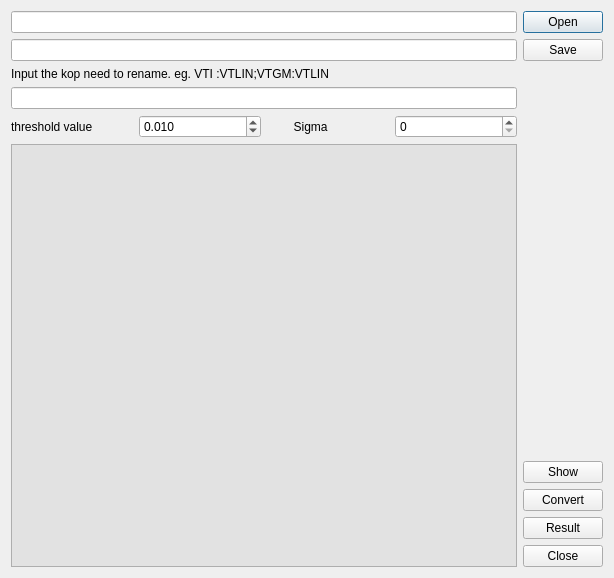
<?xml version="1.0" encoding="UTF-8"?>
<ui version="4.0">
 <class>converter</class>
 <widget class="QDialog" name="converter">
  <property name="geometry">
   <rect>
    <x>0</x>
    <y>0</y>
    <width>614</width>
    <height>578</height>
   </rect>
  </property>
  <property name="cursor">
   <cursorShape>ArrowCursor</cursorShape>
  </property>
  <property name="windowTitle">
   <string>Statistical-Converter</string>
  </property>
  <property name="windowIcon">
   <iconset>
    <normaloff>../../2.ico</normaloff>../../2.ico</iconset>
  </property>
  <layout class="QGridLayout" name="gridLayout">
   <item row="0" column="0" rowspan="7">
    <layout class="QVBoxLayout" name="verticalLayout">
     <item>
      <widget class="QLineEdit" name="Input"/>
     </item>
     <item>
      <widget class="QLineEdit" name="Output"/>
     </item>
     <item>
      <widget class="QLabel" name="Change">
       <property name="text">
        <string>Input the kop need to rename. eg. VTI :VTLIN;VTGM:VTLIN</string>
       </property>
       <property name="buddy">
        <cstring>Rename</cstring>
       </property>
      </widget>
     </item>
     <item>
      <widget class="QLineEdit" name="Rename"/>
     </item>
     <item>
      <layout class="QHBoxLayout" name="horizontalLayout">
       <item>
        <widget class="QLabel" name="label_2">
         <property name="text">
          <string>threshold value</string>
         </property>
         <property name="buddy">
          <cstring>ratio</cstring>
         </property>
        </widget>
       </item>
       <item>
        <widget class="QDoubleSpinBox" name="ratio">
         <property name="keyboardTracking">
          <bool>true</bool>
         </property>
         <property name="decimals">
          <number>3</number>
         </property>
         <property name="minimum">
          <double>0.001000000000000</double>
         </property>
         <property name="maximum">
          <double>0.500000000000000</double>
         </property>
         <property name="singleStep">
          <double>0.010000000000000</double>
         </property>
         <property name="value">
          <double>0.010000000000000</double>
         </property>
        </widget>
       </item>
       <item>
        <widget class="QLabel" name="label">
         <property name="text">
          <string>        Sigma</string>
         </property>
         <property name="buddy">
          <cstring>sigma</cstring>
         </property>
        </widget>
       </item>
       <item>
        <widget class="QSpinBox" name="sigma">
         <property name="maximum">
          <number>10</number>
         </property>
        </widget>
       </item>
      </layout>
     </item>
     <item>
      <widget class="QTextBrowser" name="log">
       <property name="styleSheet">
        <string notr="true">font: 75 9pt &quot;Consolas&quot;;
background-color: rgb(226, 226, 226);</string>
       </property>
      </widget>
     </item>
    </layout>
   </item>
   <item row="0" column="1">
    <widget class="QPushButton" name="Input_button">
     <property name="text">
      <string>Open</string>
     </property>
    </widget>
   </item>
   <item row="1" column="1">
    <widget class="QPushButton" name="Output_button">
     <property name="text">
      <string>Save</string>
     </property>
    </widget>
   </item>
   <item row="2" column="1">
    <spacer name="verticalSpacer">
     <property name="orientation">
      <enum>Qt::Vertical</enum>
     </property>
     <property name="sizeHint" stdset="0">
      <size>
       <width>20</width>
       <height>371</height>
      </size>
     </property>
    </spacer>
   </item>
   <item row="3" column="1">
    <widget class="QPushButton" name="Show_button">
     <property name="text">
      <string>Show</string>
     </property>
    </widget>
   </item>
   <item row="4" column="1">
    <widget class="QPushButton" name="Convert_button">
     <property name="text">
      <string>Convert</string>
     </property>
    </widget>
   </item>
   <item row="5" column="1">
    <widget class="QPushButton" name="Result">
     <property name="text">
      <string>Result</string>
     </property>
    </widget>
   </item>
   <item row="6" column="1">
    <widget class="QPushButton" name="Close_button">
     <property name="text">
      <string>Close</string>
     </property>
    </widget>
   </item>
  </layout>
 </widget>
 <tabstops>
  <tabstop>Input_button</tabstop>
  <tabstop>Input</tabstop>
  <tabstop>Output_button</tabstop>
  <tabstop>Output</tabstop>
  <tabstop>log</tabstop>
 </tabstops>
 <resources/>
 <connections>
  <connection>
   <sender>Close_button</sender>
   <signal>clicked()</signal>
   <receiver>converter</receiver>
   <slot>reject()</slot>
   <hints>
    <hint type="sourcelabel">
     <x>401</x>
     <y>295</y>
    </hint>
    <hint type="destinationlabel">
     <x>381</x>
     <y>196</y>
    </hint>
   </hints>
  </connection>
 </connections>
</ui>
